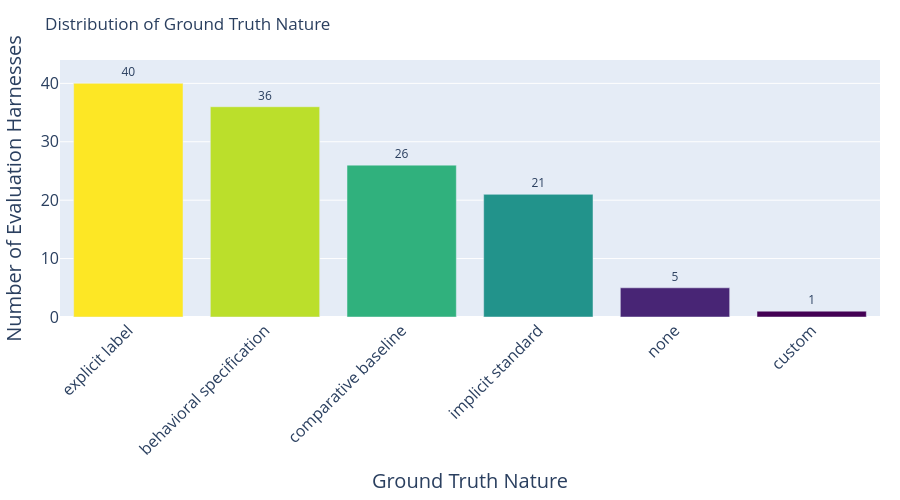

The code cell stored with this chart in its notebook:
### Code cell
import pandas as pd
import plotly.express as px

df = pd.read_csv("data/evaluation_harness_metadata.csv", encoding="utf-8")
df['ground truth nature'] = df['ground truth nature'].apply(lambda x: x.split(', ') if pd.notna(x) else [])
df = df.explode('ground truth nature')

# Get value counts and create a DataFrame for plotting
value_counts = df['ground truth nature'].value_counts()
value_counts_df = value_counts.reset_index()
value_counts_df.columns = ['Ground Truth Nature', 'Count']

# Create bar chart with Plotly
fig = px.bar(
    value_counts_df, 
    x='Ground Truth Nature', 
    y='Count',
    title='Distribution of Ground Truth Nature',
    labels={'Count': 'Number of Evaluation Harnesses'},
    color='Count',
    color_continuous_scale='viridis'
)

# Customize the layout
fig.update_layout(
    xaxis_tickangle=-45,
    margin=dict(l=20, r=20, t=60, b=100),
    height=500,
    showlegend=False,
    xaxis=dict(
        title_font_size=20,
        tickfont_size=16
    ),
    yaxis=dict(
        title_font_size=20,
        tickfont_size=16,
        range=[0, value_counts_df['Count'].max() * 1.1]  # Add 10% padding to y-axis
    )
)

# Remove color bar
fig.update_coloraxes(showscale=False)

# Add value labels on top of bars
fig.update_traces(texttemplate='%{y}', textposition='outside')

fig.show()

### Figure 1 — Plotly figure (JSON) as saved in the notebook; plotly's stock layout.template omitted (floating-point values rounded to 4 significant figures)
{"data": [{"hovertemplate": "Ground Truth Nature=%{x}<br>Number of Evaluation Harnesses=%{marker.color}<extra></extra>", "legendgroup": "", "marker": {"color": [40, 36, 26, 21, 5, 1], "coloraxis": "coloraxis", "pattern": {"shape": ""}}, "name": "", "orientation": "v", "showlegend": false, "textposition": "outside", "texttemplate": "%{y}", "type": "bar", "x": ["explicit label", "behavioral specification", "comparative baseline", "implicit standard", "none", "custom"], "xaxis": "x", "y": [40, 36, 26, 21, 5, 1], "yaxis": "y"}], "layout": {"barmode": "relative", "coloraxis": {"colorbar": {"title": {"text": "Number of Evaluation Harnesses"}}, "colorscale": [[0, "#440154"], [0.1111, "#482878"], [0.2222, "#3e4989"], [0.3333, "#31688e"], [0.4444, "#26828e"], [0.5556, "#1f9e89"], [0.6667, "#35b779"], [0.7778, "#6ece58"], [0.8889, "#b5de2b"], [1, "#fde725"]], "showscale": false}, "height": 500, "legend": {"tracegroupgap": 0}, "margin": {"b": 100, "l": 20, "r": 20, "t": 60}, "showlegend": false, "title": {"text": "Distribution of Ground Truth Nature"}, "xaxis": {"anchor": "y", "domain": [0, 1], "tickangle": -45, "tickfont": {"size": 16}, "title": {"font": {"size": 20}, "text": "Ground Truth Nature"}}, "yaxis": {"anchor": "x", "domain": [0, 1], "range": [0, 44], "tickfont": {"size": 16}, "title": {"font": {"size": 20}, "text": "Number of Evaluation Harnesses"}}}}
